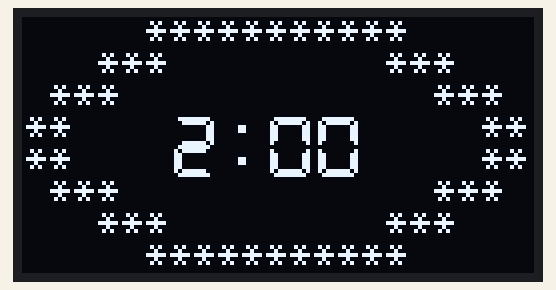
Simulated run of this sketch. Board: Arduino Uno, built with avr-gcc and run on an emulated ATmega328P. Parts: 128×64 one-colour display.

Above: at 0.1 s.
At 2.7 s:
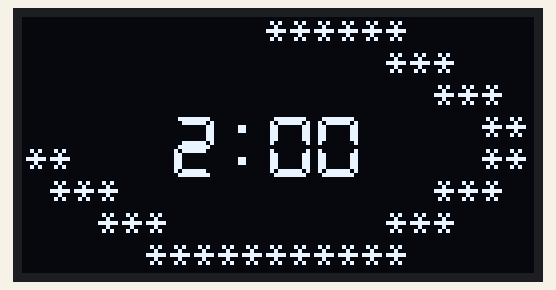
At 7.0 s:
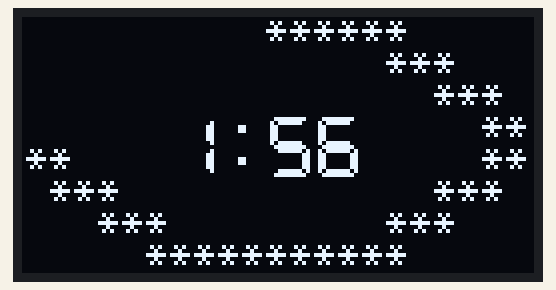
At 11.2 s:
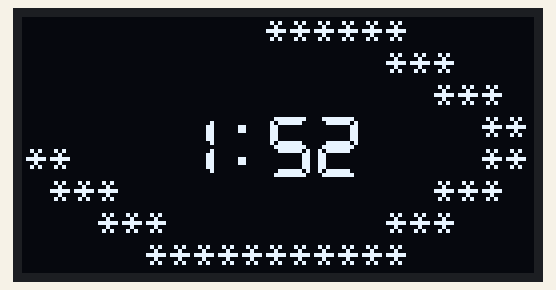
At 20.9 s:
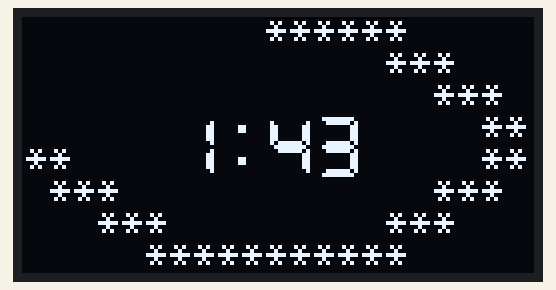
At 39.1 s:
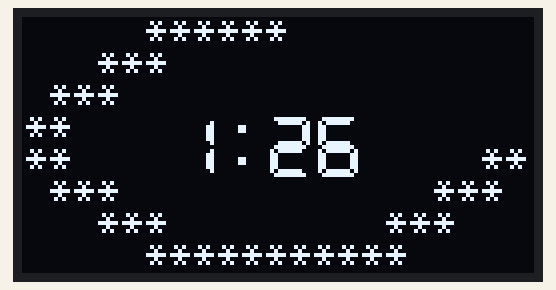

Measured:
- what the display in image 1 shows lasts 0.6 s, from 2.6 s to 3.2 s

The sketch:

ToothClock.ino
```cpp
// Test for minimum program size.

#include <Wire.h>
#include "SSD1306Ascii.h"
#include "SSD1306AsciiWire.h"

// 0X3C+SA0 - 0x3C or 0x3D
#define I2C_ADDRESS 0x3C

// Define proper RST_PIN if required.
#define RST_PIN -1

#define SPEED_UP 1;

SSD1306AsciiWire oled;

int counter = 120;
bool ended = false;

//------------------------------------------------------------------------------
void setup() {
  Wire.begin();
  Wire.setClock(400000L);

#if RST_PIN >= 0
  oled.begin(&Adafruit128x64, I2C_ADDRESS, RST_PIN);
#else // RST_PIN >= 0
  oled.begin(&Adafruit128x64, I2C_ADDRESS);
#endif // RST_PIN >= 0

  full();
  displayTime(counter);
  delay(2000);

}
//------------------------------------------------------------------------------
void loop() {
  if (!ended) {
    int currentCounter = getCounter();

    oled.setFont(System5x7);
    oled.setCursor(0, 0);
    full();
    displayTime(currentCounter);
    delay(500);
    if (currentCounter > 90) {
      firstHalfEmpty();
    } else if (currentCounter > 60) {
      secondHalfEmpty();
    } else if (currentCounter > 30) {
      thirdHalfEmpty();
    } else if (currentCounter > 0) {
      lastHalfEmpty();
    }

    displayTime(currentCounter);
    delay(500);
  }
}

void displayTime(int currentCounter) {
  if (currentCounter > 0) {
    int minutes = currentCounter / 60;
    int seconds = currentCounter % 60;
    int decSeconds = seconds / 10;
    int singSeconds = seconds % 10;
    oled.setCursor(37, 3);
    oled.setFont(lcdnums12x16);
    oled.print(minutes);
    oled.print(":");
    oled.print(decSeconds);
    oled.print(singSeconds);
  } else {
    oled.setCursor(37, 2);
    oled.print("  #    #");
    oled.setCursor(37, 3);
    oled.print("         ");
    oled.setCursor(35, 4);
    oled.print("         ");
    oled.setCursor(39, 5);
    oled.print("  \\___/");
    ended = true;
  }
}

void full() {
  oled.setFont(System5x7);
  oled.setCursor(1, 0);
  oled.print("     ***********");
  oled.setCursor(1, 1);
  oled.print("   ***         ***");
  oled.setCursor(1, 2);
  oled.print(" ***             ***");
  oled.setCursor(1, 3);
  oled.print("**");
  oled.setCursor(19*6 + 1, 3);
  oled.print("**");
  oled.setCursor(1, 4);
  oled.print("**");
  oled.setCursor(19*6 + 1, 4);
  oled.print("**");
  oled.setCursor(1, 5);
  oled.print(" ***             ***");
  oled.setCursor(1, 6);
  oled.print("   ***         ***");
  oled.setCursor(1, 7);
  oled.print("     ***********");
}

void firstHalfEmpty() {
  oled.setFont(System5x7);
  oled.setCursor(1, 0);
  oled.print("          ");
  oled.setCursor(1, 1);
  oled.print("       ");
  oled.setCursor(1, 2);
  oled.print("    ");
  oled.setCursor(1, 3);
  oled.print("    ");
}

void secondHalfEmpty() {
  oled.setFont(System5x7);
  oled.setCursor(11*6 + 1, 0);
  oled.print("     ");
  oled.setCursor(15*6 + 1, 1);
  oled.print("   ");
  oled.setCursor(17*6 + 1, 2);
  oled.print("   ");
  oled.setCursor(19*6 + 1, 3);
  oled.print("  ");
}
void thirdHalfEmpty() {
  oled.setFont(System5x7);
  oled.setCursor(11*6 + 1, 7);
  oled.print("     ");
  oled.setCursor(15*6 + 1, 6);
  oled.print("   ");
  oled.setCursor(17*6 + 1, 5);
  oled.print("   ");
  oled.setCursor(19*6 + 1, 4);
  oled.print("  ");
}
void lastHalfEmpty() {
  oled.setFont(System5x7);
  oled.setCursor(1, 7);
  oled.print("          ");
  oled.setCursor(1, 6);
  oled.print("       ");
  oled.setCursor(1, 5);
  oled.print("    ");
  oled.setCursor(1, 4);
  oled.print("    ");
}
int getCounter() {
  int currentCount = counter;
  if (counter > 0) {
    counter = counter - SPEED_UP;
  }

  return currentCount;
}
```
